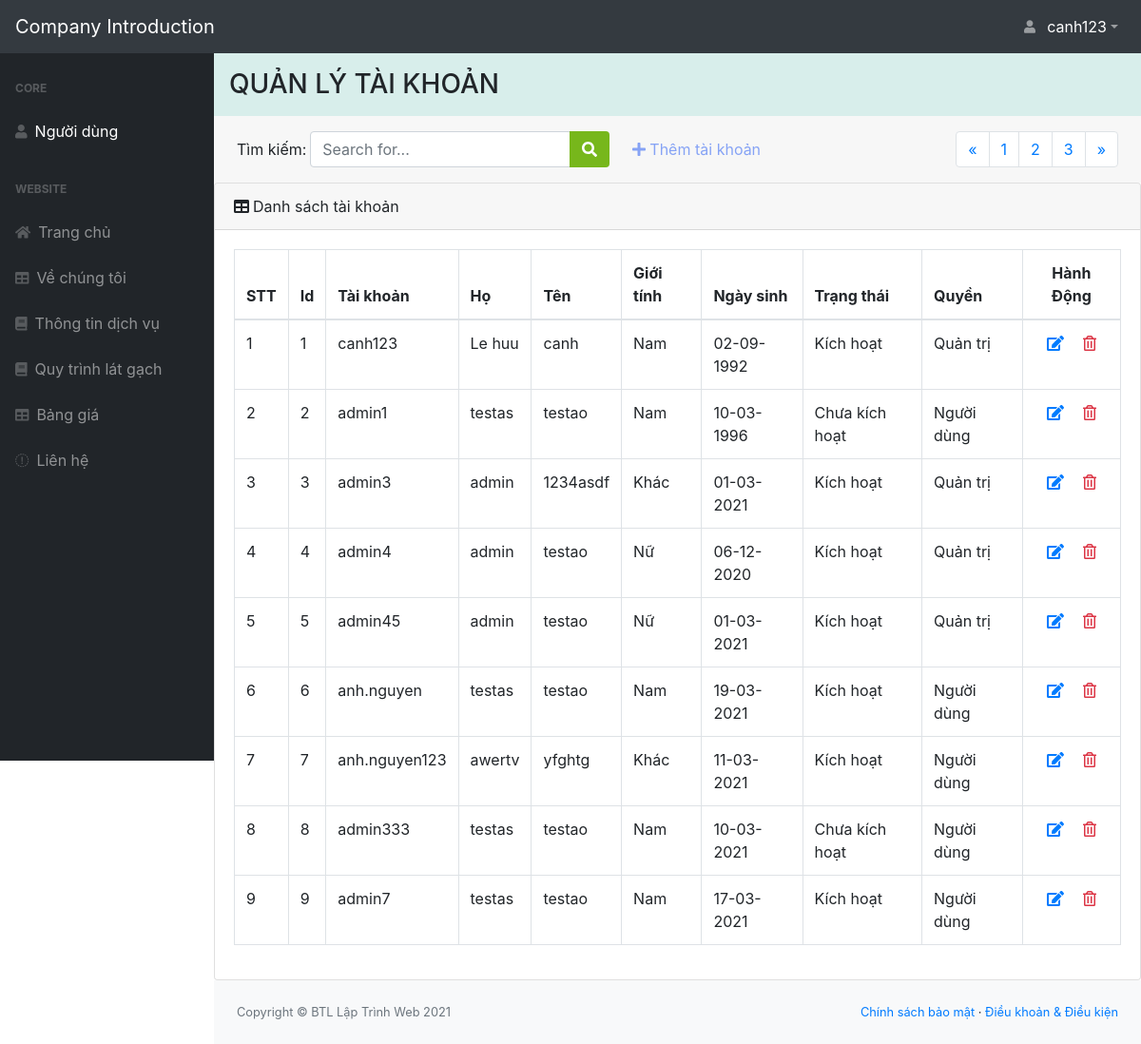
The page /admin/users.php (signed in) on the database its author committed.
### tables this page shows
CREATE TABLE `users` (
  `id` bigint(20) NOT NULL COMMENT 'khóa chính của bảng users',
  `username` varchar(100) NOT NULL COMMENT 'tên tài khoản đăng nhập',
  `password` varchar(100) NOT NULL COMMENT 'mật khẩu',
  `first_name` varchar(50) NOT NULL COMMENT 'tên',
  `last_name` varchar(50) NOT NULL COMMENT 'họ và tên đệm',
  `status` enum('active','in_active','','') NOT NULL COMMENT 'trạng thái active của người dùng',
  `role` enum('admin','regular_user','','') NOT NULL COMMENT 'quyền của người dùng. có 2 giá trị là admin và regular_user',
  `birthday` date NOT NULL COMMENT 'ngày sinh của người dùng',
  `gender` enum('male','female','other','') NOT NULL
);

### admin/users.php (the view, shortened to what this page needs)
<?php
include 'conn.php';
?>
<!DOCTYPE html>
<html lang="en">
<head>
    <link rel="stylesheet" href="https://maxcdn.bootstrapcdn.com/bootstrap/4.4.1/css/bootstrap.min.css">
    <link href="../css/style-admin.css" rel="stylesheet" type="text/css">
</head>
<body class="sb-nav-fixed">
    <?php
        if (isset($_SESSION["username"])) {
    ?>
    <nav class="sb-topnav navbar navbar-expand navbar-dark bg-dark">
        <a class="navbar-brand" href="index.html">Company Introduction</a>
        <ul class="navbar-nav ml-auto">
            <li class="nav-item dropdown">
                <a class="nav-link dropdown-toggle" id="userDropdown" href="#" role="button" data-toggle="dropdown" aria-haspopup="true" aria-expanded="false">
                    <i class="fas fa-user fa-fw pr-2"></i><span class="text-white">
                    <?php echo $_SESSION["username"]; ?></span></a>
            </li>
        </ul>
    </nav>
    <div id="layoutSidenav">
        <div id="layoutSidenav_nav">
            <nav class="sb-sidenav accordion sb-sidenav-dark" id="sidenavAccordion">
                <div class="sb-sidenav-menu">
                    <div class="nav">
                        <div class="sb-sidenav-menu-heading">Core</div>
                        <a class="nav-link" style="color:#fff;" href="users.php">
                            <div class="sb-nav-link-icon"><i class="fa fa-user"></i></div>
                            Người dùng
                        </a>
                        <div class="sb-sidenav-menu-heading">Website</div>
                        <a class="nav-link" href="index.php">
                            <div class="sb-nav-link-icon"><i class="fa fa-home"></i></div>
                            Trang chủ
                        </a>
                        <a class="nav-link" href="about-us.php">
                            <div class="sb-nav-link-icon"><i class="fas fa-table"></i></div>
                            Về chúng tôi
                        </a>
                        <a class="nav-link" href="service-info.php">
                            <div class="sb-nav-link-icon"><i class="fa fa-book"></i></div>
                            Thông tin dịch vụ
                        </a>
                        <a class="nav-link" href="process-paving.php">
                            <div class="sb-nav-link-icon"><i class="fa fa-book"></i></div>
                            Quy trình lát gạch
                        </a>
                        <a class="nav-link" href="pricing.php">
                            <div class="sb-nav-link-icon"><i class="fas fa-table"></i></div>
                            Bảng giá
                        </a>
                        <a class="nav-link" href="contact-us.php">
                            <div class="sb-nav-link-icon"><i class="fa fa-picture-o"></i></div>
                            Liên hệ
                        </a>
                    </div>
                </div>
            </nav>
        </div>
        <div id="layoutSidenav_content">
            <main>
                <div class="container-fluid px-0">
                    <h3 class="pl-3 py-3 admin-title">QUẢN LÝ TÀI KHOẢN</h3>
                    <div class="py-3 nav-search d-flex ">
                        <div class="d-flex align-items-center pl-4 pr-1">Tìm kiếm:</div>
                        <div>
                            <form class="d-none d-md-inline-block form-inline ml-auto mr-0 mr-md-4 my-2 my-md-0">
                                <div class="input-group">
                                    <input class="form-control" type="text" placeholder="Search for..." aria-label="Search" aria-describedby="basic-addon2" />
                                    <div class="input-group-append">
                                        <button class="btn btn-search" type="button"><i class="fas fa-search text-white"></i></button>
                                    </div>
                                </div>
                            </form>
                        </div>
                        <div class="d-flex align-items-center add-account">
                            <a href="#addUserModal" data-toggle="modal"><i class="fa fa-plus mr-1"></i><span>Thêm tài khoản</span></a>
                        </div>
                        <div class="ml-auto pr-4">
                            <nav aria-label="Page navigation example">
                                <ul class="pagination justify-content-end">
                                    <li class="page-item">
                                        <a class="page-link" href="#" aria-label="Previous">
                                            <span aria-hidden="true">&laquo;</span>
                                        </a>
                                    </li>
                                    <li class="page-item"><a class="page-link" href="#">1</a></li>
                                    <li class="page-item"><a class="page-link" href="#">2</a></li>
                                    <li class="page-item"><a class="page-link" href="#">3</a></li>
                                    <li class="page-item">
                                        <a class="page-link" href="#" aria-label="Next">
                                            <span aria-hidden="true">&raquo;</span>
                                        </a>
                                    </li>
                                </ul>
                            </nav>
                        </div>
                    </div>
                    <div class="card">
                        <div class="card-header">
                            <i class="fas fa-table mr-1"></i>Danh sách tài khoản
                        </div>
                        <div class="card-body">
                            <div class="table-responsive">
                                <table class="table table-bordered" id="dataTable" width="100%" cellspacing="0">
                                    <thead>
                                        <tr>
                                            <th>STT</th>
                                            <th>Id</th>
                                            <th>Tài khoản</th>
                                            <th>Họ</th>
                                            <th>Tên</th>
                                            <th>Giới tính</th>
                                            <th>Ngày sinh</th>
                                            <th>Trạng thái</th>
                                            <th>Quyền</th>
                                            <th style="text-align: center;">Hành Động</th>
                                        </tr>
                                    </thead>
                                    <tbody>
                                        <?php
                                        $sql = "select * from users";
                                        $result = $conn->query($sql);
                                        if ($result->num_rows > 0) {
                                            $i = 1;
                                            while ($row = $result->fetch_assoc()) {
                                        ?>
                                                <tr id="<?php echo $row["id"]; ?>">
                                                    <td sope="row"><?php echo $i ?></td>
                                                    <td>
                                                        <?php echo $row["id"]; ?>
                                                    </td>
                                                    <td><?php echo $row["username"]; ?></td>
                                                    <td><?php echo  $row["last_name"]; ?></td>
                                                    <td><?php echo $row["first_name"]; ?></td>
                                                    <td>
                                                        <?php echo ($row["gender"] == 'male' ? "Nam" : ($row["gender"] == 'female' ? "Nữ" : "Khác")); ?>
                                                    </td>
                                                    <td><?php echo date("d-m-Y",strtotime($row["birthday"])); ?></td>
                                                    <td>
                                                        <?php
                                                            echo ($row["status"] == 'active') ? "Kích hoạt" : "Chưa kích hoạt";
                                                        ?>
                                                        </td>
                                                    <td>
                                                        <?php
                                                            echo ($row["role"] == 'admin') ? "Quản trị" : "Người dùng";
                                                        ?>
                                                    </td>
                                                    <td style="text-align: center;">
                                                        <a href="#editUserModal" class="edit mr-3" data-toggle="modal">
                                                            <i class="fas fa-edit update"
                                                            data-toggle="tooltip"
                                                            data-id="<?php echo $row["id"]; ?>"
                                                            data-username="<?php echo $row["username"]; ?>"
                                                            data-password="<?php echo $row["password"]; ?>"
                                                            data-lname="<?php echo $row["last_name"]; ?>"
                                                            data-fname="<?php echo $row["first_name"]; ?>"
                                                            data-gender="<?php echo $row["gender"]; ?>"
                                                            data-birthday="<?php echo $row["birthday"]; ?>"
                                                            data-status="<?php echo $row["status"]; ?>"
                                                            data-role="<?php echo $row["role"]; ?>"
                                                            title="Chỉnh sửa"></i>
                                                        </a>
                                                        <a href="#deleteUserModal" class="delete text-danger" data-id="<?php echo $row["id"]; ?>" data-toggle="modal">
                                                            <i class="far fa-trash-alt" data-id="<?php echo $row["id"]; ?>" data-toggle="tooltip" title="Xóa"></i>
                                                        </a>
                                                    </td>
                                                </tr>
                                            <?php
                                                $i++;
                                            }
                                            ?>
                                        <?php
                                        } else {
                                            echo "<tr>";
                                            echo "<th></th>";
                                            echo "<td colspan='100%' class='text-center'>0 kết quả!</td></tr>";
                                        }
                                        ?>
                                    </tbody>
                                </table>
                            </div>
                        </div>
                    </div>
                </div>
            </main>
            <footer class="footer py-4 bg-light mt-auto">
                <div class="container-fluid">
                    <div class="d-flex align-items-center justify-content-between small">
                        <div class="text-muted">Copyright © BTL Lập Trình Web 2021</div>
                        <div>
                            <a href="#">Chính sách bảo mật</a>
                            &middot;
                            <a href="#">Điều khoản &amp; Điều kiện</a>
                        </div>
                    </div>
                </div>
            </footer>
        </div>
    </div>
    <?php
    } else {
        header('location:login.php');
    }
    ?>
</body>
</html>

### rows shown on the page
users: id "1", username "canh123", last_name "Le huu", first_name "canh", gender "Nam", birthday "02-09-1992", status "Kích hoạt", role "Quản trị"
users: id "2", username "admin1", last_name "testas", first_name "testao", gender "Nam", birthday "10-03-1996", status "Chưa kích hoạt", role "Người dùng"
users: id "3", username "admin3", last_name "admin", first_name "1234asdf", gender "Khác", birthday "01-03-2021", status "Kích hoạt", role "Quản trị"
users: id "4", username "admin4", last_name "admin", first_name "testao", gender "Nữ", birthday "06-12-2020", status "Kích hoạt", role "Quản trị"
users: id "5", username "admin45", last_name "admin", first_name "testao", gender "Nữ", birthday "01-03-2021", status "Kích hoạt", role "Quản trị"
users: id "6", username "anh.nguyen", last_name "testas", first_name "testao", gender "Nam", birthday "19-03-2021", status "Kích hoạt", role "Người dùng"
users: id "7", username "anh.nguyen123", last_name "awertv", first_name "yfghtg", gender "Khác", birthday "11-03-2021", status "Kích hoạt", role "Người dùng"
users: id "8", username "admin333", last_name "testas", first_name "testao", gender "Nam", birthday "10-03-2021", status "Chưa kích hoạt", role "Người dùng"
users: id "9", username "admin7", last_name "testas", first_name "testao", gender "Nam", birthday "17-03-2021", status "Kích hoạt", role "Người dùng"

### other values the page prints
$_SESSION["username"] "canh123"
